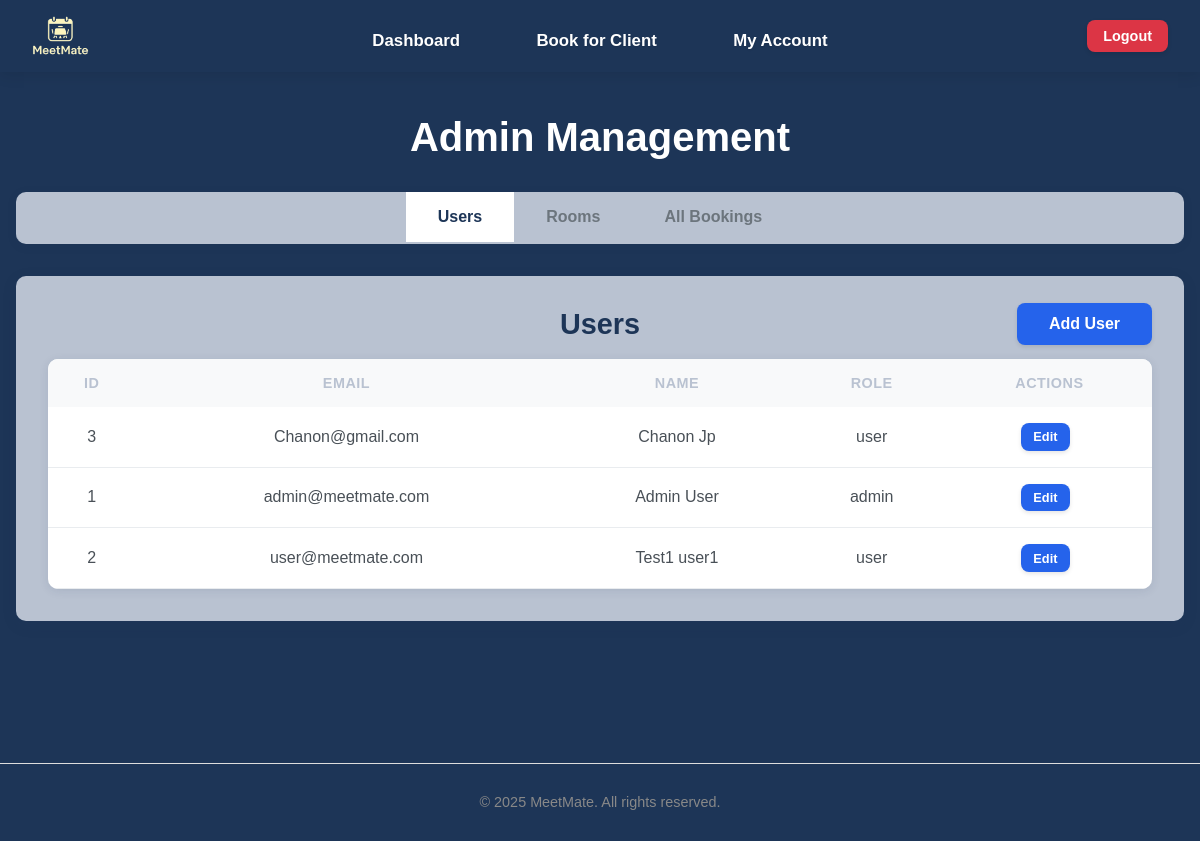
Page /admin (signed in) on the earlier database version.
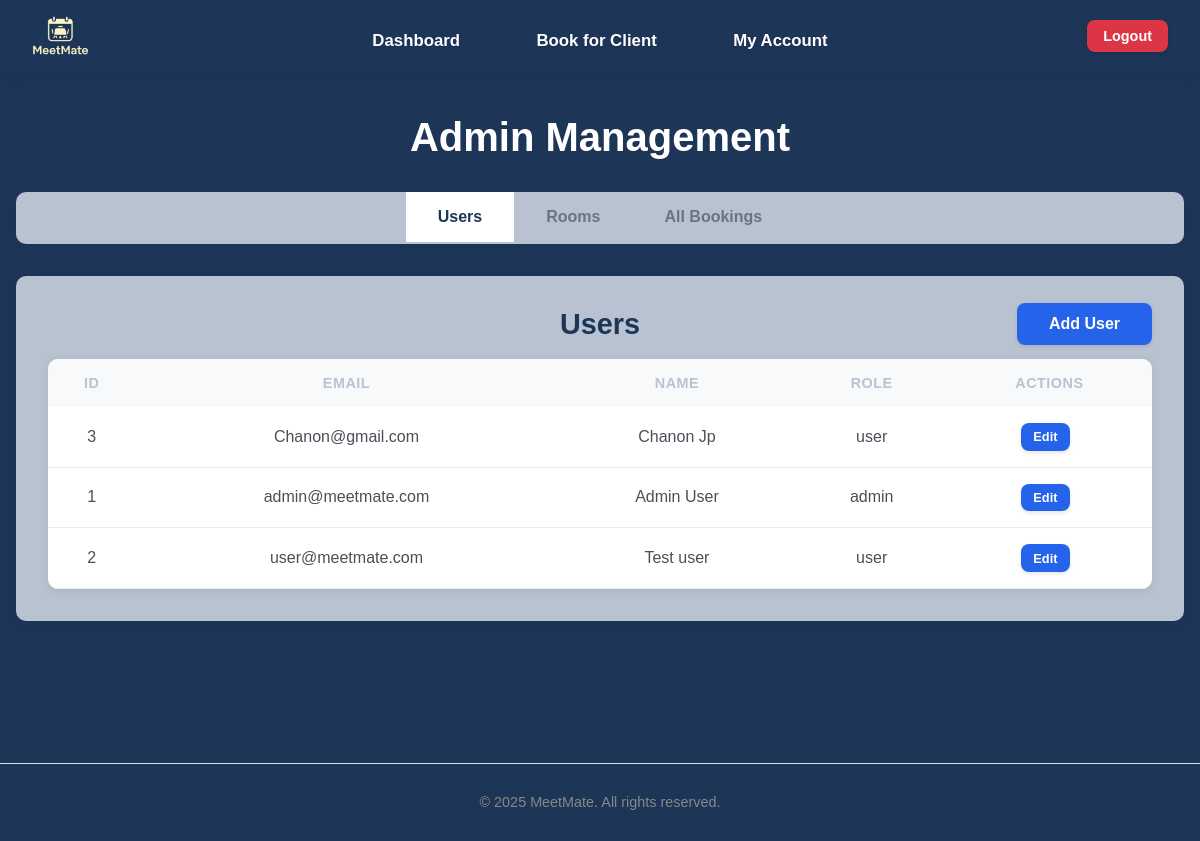
Same page on the later database version.
### tables this page shows
CREATE TABLE users (
                id INTEGER PRIMARY KEY AUTOINCREMENT,
                username TEXT NOT NULL UNIQUE,
                email TEXT NOT NULL UNIQUE,
                password TEXT NOT NULL,
                firstname TEXT,
                lastname TEXT,
                dob TEXT,
                address TEXT,
                role TEXT DEFAULT 'user'
            );

### app.py (the view)
@app.route('/admin')
@login_required
@admin_required
def admin():
    connection = get_database_connection()
    cursor = connection.cursor()
    cursor.execute("SELECT * FROM users ORDER BY username")
    users = [dict(row) for row in cursor.fetchall()]
    cursor.execute("SELECT * FROM rooms ORDER BY name")
    rooms = [dict(row) for row in cursor.fetchall()]
    now = datetime.now()
    current_date = now.date()
    current_time = now.time()
    from datetime import date
    today = date.today().strftime('%Y-%m-%d')
    cursor.execute('''
        SELECT
            b.id,
            b.date,
            b.time_start,
            b.time_end,
            b.notes,
            u.username,
            r.name as room_name,
            admin.username as admin_name
        FROM bookings b
        JOIN users u ON b.user_id = u.id
        JOIN rooms r ON b.room_id = r.id
        LEFT JOIN users admin ON b.booking_admin_id = admin.id
        WHERE b.date = ?
        ORDER BY b.time_start
    ''', (today,))
    today_bookings = []
    for row in cursor.fetchall():
        booking = dict(row)
        if booking['admin_name']:
            booking['booked_by'] = f"Admin: {booking['admin_name']}"
        else:
            booking['booked_by'] = "Self"
        booking_date = date.fromisoformat(booking['date'])
        booking_start_time = time.fromisoformat(booking['time_start'] + ':00' if len(booking['time_start']) == 5 else booking['time_start'])
        if booking_date == current_date:
            booking['can_cancel'] = current_time < booking_start_time
            booking['status'] = 'Complete' if current_time >= booking_start_time else None
        else:
            booking['can_cancel'] = True
            booking['status'] = None
        today_bookings.append(booking)
    cursor.execute('''
        SELECT
            b.id,
            b.date,
            b.time_start,
            b.time_end,
            b.notes,
            u.username,
            r.name as room_name,
            admin.username as admin_name
        FROM bookings b
        JOIN users u ON b.user_id = u.id
        JOIN rooms r ON b.room_id = r.id        LEFT JOIN users admin ON b.booking_admin_id = admin.id
        ORDER BY b.date, b.time_start
    ''')
    all_bookings = []
    for row in cursor.fetchall():
        booking = dict(row)
        if booking['admin_name']:
            booking['booked_by'] = "Admin"
        else:
            booking['booked_by'] = "Self"
        booking_date = date.fromisoformat(booking['date'])
        booking_start_time = time.fromisoformat(booking['time_start'] + ':00' if len(booking['time_start']) == 5 else booking['time_start'])
        if booking_date > current_date:
            booking['can_cancel'] = True
            booking['status'] = None
        elif booking_date == current_date:
            booking['can_cancel'] = current_time < booking_start_time
            booking['status'] = 'Complete' if current_time >= booking_start_time else None
        else:
            booking['can_cancel'] = False
            booking['status'] = 'Complete'
        all_bookings.append(booking)
    connection.close()
    return render_template('admin.html', users=users, rooms=rooms, bookings=all_bookings, today_bookings=today_bookings, today_date=today)

### app.py (called while the page is built)
def get_database_path():
    app_directory = app.root_path
    instance_directory = os.path.join(app_directory, 'instance')
    os.makedirs(instance_directory, exist_ok=True)
    database_path = os.path.join(instance_directory, 'meetmate.db')
    return database_path

def get_database_connection():
    db_path = get_database_path()
    connection = sqlite3.connect(db_path)
    connection.row_factory = sqlite3.Row
    return connection

def get_user_by_id(user_id):
    connection = get_database_connection()
    cursor = connection.cursor()
    cursor.execute("SELECT * FROM users WHERE id = ?", (user_id,))
    user = cursor.fetchone()
    connection.close()
    if user:
        return dict(user)
    return None

### templates/admin.html (shortened to what this page needs)
{% extends "base.html" %}
{% block content %}
<div class="admin-dashboard">
    <h1>Admin Management</h1>
    <div class="admin-tabs">
        <button class="tab-btn active" data-tab="users-tab">Users</button>
        <button class="tab-btn" data-tab="rooms-tab">Rooms</button>
        <button class="tab-btn" data-tab="bookings-tab">All Bookings</button>
    </div>
    <div class="tab-content">
        <div id="users-tab" class="tab-pane active">
            <div class="section-header">
                <h2>Users</h2>
                <button class="btn btn-primary" id="add-user-btn">Add User</button>
            </div>
            <div class="table-responsive">
                <table class="admin-table">                    <thead>
                        <tr>
                            <th>ID</th>
                            <th>Email</th>
                            <th>Name</th>
                            <th>Role</th>
                            <th>Actions</th>
                        </tr>
                    </thead>
                    <tbody>
                        {% for user in users %}                            <tr>
                                <td>{{ user.id }}</td>
                                <td>{{ user.email }}</td>
                                <td>{{ user.firstname }} {{ user.lastname }}</td>
                                <td>{{ user.role }}</td>
                                <td>
                                    <button class="btn btn-sm btn-primary edit-user-btn"
                                            data-id="{{ user.id }}"
                                            data-username="{{ user.username }}"
                                            data-email="{{ user.email }}"
                                            data-firstname="{{ user.firstname }}"
                                            data-lastname="{{ user.lastname }}"
                                            data-dob="{{ user.dob }}"
                                            data-address="{{ user.address }}"
                                            data-role="{{ user.role }}">
                                        Edit
                                    </button>
                                </td>
                            </tr>
                        {% endfor %}
                    </tbody>
                </table>
            </div>
        </div>
    </div>
</div>
{% endblock %}

Differences in the rows shown:
changed users "user@meetmate.com": firstname "Test1" → "Test"; lastname "user1" → "user"
